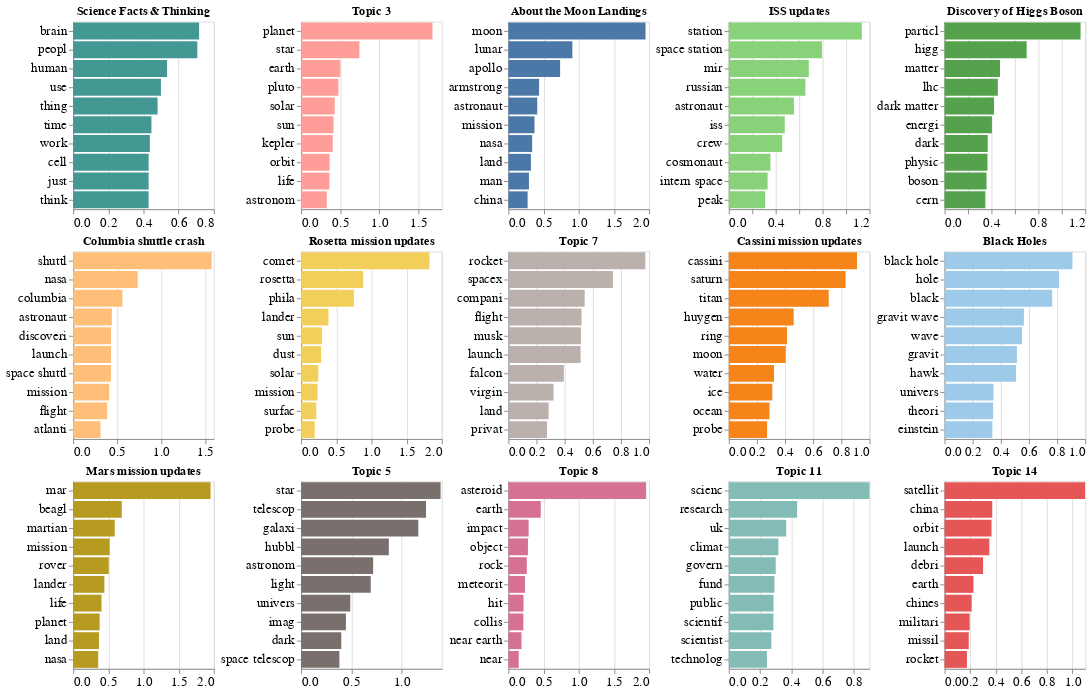

This figure's notebook cell:
### Markdown cell above
The top 10 scoring terms by topic are visualized below
- `LEFT JOIN` is not required since the `DF`s focus on topics only

### Code cell
altair_plot_grid_by_column(
    df_topic_word_factors.merge(
        df_named_topics.reset_index()[["topic_num", "best"]], on="topic_num"
    ),
    xvar="weight",
    yvar="term",
    col2grid="best",
    space_between_plots=5,
    fig_size=(150, 200),
)

### Figure 1 — Vega-Lite specification as saved in the notebook (floating-point values rounded to 4 significant figures)
{"config": {"view": {"continuousWidth": 400, "continuousHeight": 300}, "axis": {"labelFontSize": 14, "titleFontSize": 14}, "concat": {"spacing": 5}}, "hconcat": [{"vconcat": [{"data": {"name": "data-5f2f902c125517a0bd62551b4b925a36"}, "mark": "bar", "encoding": {"color": {"type": "nominal", "field": "best", "legend": null, "scale": {"scheme": "tableau20"}}, "x": {"type": "quantitative", "field": "weight", "title": ""}, "y": {"type": "nominal", "field": "term", "sort": "-x", "title": ""}}, "height": 200, "title": "Science Facts & Thinking", "width": 150}, {"data": {"name": "data-7be68757093e061962dcfca67b68d973"}, "mark": "bar", "encoding": {"color": {"type": "nominal", "field": "best", "legend": null, "scale": {"scheme": "tableau20"}}, "x": {"type": "quantitative", "field": "weight", "title": ""}, "y": {"type": "nominal", "field": "term", "sort": "-x", "title": ""}}, "height": 200, "title": "Columbia shuttle crash", "width": 150}, {"data": {"name": "data-cd44a6752b87479c40b8d39a5d93fbf9"}, "mark": "bar", "encoding": {"color": {"type": "nominal", "field": "best", "legend": null, "scale": {"scheme": "tableau20"}}, "x": {"type": "quantitative", "field": "weight", "title": ""}, "y": {"type": "nominal", "field": "term", "sort": "-x", "title": ""}}, "height": 200, "title": "Mars mission updates", "width": 150}]}, {"vconcat": [{"data": {"name": "data-24303103f6dc3bae204fbdac6fd3cb4b"}, "mark": "bar", "encoding": {"color": {"type": "nominal", "field": "best", "legend": null, "scale": {"scheme": "tableau20"}}, "x": {"type": "quantitative", "field": "weight", "title": ""}, "y": {"type": "nominal", "field": "term", "sort": "-x", "title": ""}}, "height": 200, "title": "Topic 3", "width": 150}, {"data": {"name": "data-bfe85b900f784753ee87856f09db6e73"}, "mark": "bar", "encoding": {"color": {"type": "nominal", "field": "best", "legend": null, "scale": {"scheme": "tableau20"}}, "x": {"type": "quantitative", "field": "weight", "title": ""}, "y": {"type": "nominal", "field": "term", "sort": "-x", "title": ""}}, "height": 200, "title": "Rosetta mission updates", "width": 150}, {"data": {"name": "data-7b892695587105156126eaa865f6c095"}, "mark": "bar", "encoding": {"color": {"type": "nominal", "field": "best", "legend": null, "scale": {"scheme": "tableau20"}}, "x": {"type": "quantitative", "field": "weight", "title": ""}, "y": {"type": "nominal", "field": "term", "sort": "-x", "title": ""}}, "height": 200, "title": "Topic 5", "width": 150}]}, {"vconcat": [{"data": {"name": "data-f64005cf51932d555f636e156ab255dd"}, "mark": "bar", "encoding": {"color": {"type": "nominal", "field": "best", "legend": null, "scale": {"scheme": "tableau20"}}, "x": {"type": "quantitative", "field": "weight", "title": ""}, "y": {"type": "nominal", "field": "term", "sort": "-x", "title": ""}}, "height": 200, "title": "About the Moon Landings", "width": 150}, {"data": {"name": "data-81758b8ed36613190d203588051f8a6d"}, "mark": "bar", "encoding": {"color": {"type": "nominal", "field": "best", "legend": null, "scale": {"scheme": "tableau20"}}, "x": {"type": "quantitative", "field": "weight", "title": ""}, "y": {"type": "nominal", "field": "term", "sort": "-x", "title": ""}}, "height": 200, "title": "Topic 7", "width": 150}, {"data": {"name": "data-9df77663b3a650c8602a456afe999a3d"}, "mark": "bar", "encoding": {"color": {"type": "nominal", "field": "best", "legend": null, "scale": {"scheme": "tableau20"}}, "x": {"type": "quantitative", "field": "weight", "title": ""}, "y": {"type": "nominal", "field": "term", "sort": "-x", "title": ""}}, "height": 200, "title": "Topic 8", "width": 150}]}, {"vconcat": [{"data": {"name": "data-1c5eb0378672ae3c93a3a9d03caf581b"}, "mark": "bar", "encoding": {"color": {"type": "nominal", "field": "best", "legend": null, "scale": {"scheme": "tableau20"}}, "x": {"type": "quantitative", "field": "weight", "title": ""}, "y": {"type": "nominal", "field": "term", "sort": "-x", "title": ""}}, "height": 200, "title": "ISS updates", "width": 150}, {"data": {"name": "data-71611c559d6fa9d7c3aaf20fcc43c938"}, "mark": "bar", "encoding": {"color": {"type": "nominal", "field": "best", "legend": null, "scale": {"scheme": "tableau20"}}, "x": {"type": "quantitative", "field": "weight", "title": ""}, "y": {"type": "nominal", "field": "term", "sort": "-x", "title": ""}}, "height": 200, "title": "Cassini mission updates", "width": 150}, {"data": {"name": "data-b17d8a847b249710a36b34d81feafaef"}, "mark": "bar", "encoding": {"color": {"type": "nominal", "field": "best", "legend": null, "scale": {"scheme": "tableau20"}}, "x": {"type": "quantitative", "field": "weight", "title": ""}, "y": {"type": "nominal", "field": "term", "sort": "-x", "title": ""}}, "height": 200, "title": "Topic 11", "width": 150}]}, {"vconcat": [{"data": {"name": "data-8d47aa6f3ee4c8594365954293bad013"}, "mark": "bar", "encoding": {"color": {"type": "nominal", "field": "best", "legend": null, "scale": {"scheme": "tableau20"}}, "x": {"type": "quantitative", "field": "weight", "title": ""}, "y": {"type": "nominal", "field": "term", "sort": "-x", "title": ""}}, "height": 200, "title": "Discovery of Higgs Boson", "width": 150}, {"data": {"name": "data-579fdf3a192ef9039f83570c73cb6fc7"}, "mark": "bar", "encoding": {"color": {"type": "nominal", "field": "best", "legend": null, "scale": {"scheme": "tableau20"}}, "x": {"type": "quantitative", "field": "weight", "title": ""}, "y": {"type": "nominal", "field": "term", "sort": "-x", "title": ""}}, "height": 200, "title": "Black Holes", "width": 150}, {"data": {"name": "data-c56f48135ccfe42e8e756807c709ab75"}, "mark": "bar", "encoding": {"color": {"type": "nominal", "field": "best", "legend": null, "scale": {"scheme": "tableau20"}}, "x": {"type": "quantitative", "field": "weight", "title": ""}, "y": {"type": "nominal", "field": "term", "sort": "-x", "title": ""}}, "height": 200, "title": "Topic 14", "width": 150}]}], "$schema": "https://vega.github.io/schema/vega-lite/v4.8.1.json", "datasets": {"data-5f2f902c125517a0bd62551b4b925a36": [{"topic_num": 0, "term": "brain", "weight": 0.716, "best": "Science Facts & Thinking"}, {"topic_num": 0, "term": "peopl", "weight": 0.706, "best": "Science Facts & Thinking"}, {"topic_num": 0, "term": "human", "weight": 0.534, "best": "Science Facts & Thinking"}, {"topic_num": 0, "term": "use", "weight": 0.499, "best": "Science Facts & Thinking"}, {"topic_num": 0, "term": "thing", "weight": 0.48, "best": "Science Facts & Thinking"}, {"topic_num": 0, "term": "time", "weight": 0.445, "best": "Science Facts & Thinking"}, {"topic_num": 0, "term": "work", "weight": 0.436, "best": "Science Facts & Thinking"}, {"topic_num": 0, "term": "cell", "weight": 0.429, "best": "Science Facts & Thinking"}, {"topic_num": 0, "term": "just", "weight": 0.429, "best": "Science Facts & Thinking"}, {"topic_num": 0, "term": "think", "weight": 0.429, "best": "Science Facts & Thinking"}], "data-7be68757093e061962dcfca67b68d973": [{"topic_num": 1, "term": "shuttl", "weight": 1.575, "best": "Columbia shuttle crash"}, {"topic_num": 1, "term": "nasa", "weight": 0.734, "best": "Columbia shuttle crash"}, {"topic_num": 1, "term": "columbia", "weight": 0.56, "best": "Columbia shuttle crash"}, {"topic_num": 1, "term": "astronaut", "weight": 0.44, "best": "Columbia shuttle crash"}, {"topic_num": 1, "term": "discoveri", "weight": 0.43, "best": "Columbia shuttle crash"}, {"topic_num": 1, "term": "launch", "weight": 0.43, "best": "Columbia shuttle crash"}, {"topic_num": 1, "term": "space shuttl", "weight": 0.429, "best": "Columbia shuttle crash"}, {"topic_num": 1, "term": "mission", "weight": 0.41, "best": "Columbia shuttle crash"}, {"topic_num": 1, "term": "flight", "weight": 0.386, "best": "Columbia shuttle crash"}, {"topic_num": 1, "term": "atlanti", "weight": 0.311, "best": "Columbia shuttle crash"}], "data-cd44a6752b87479c40b8d39a5d93fbf9": [{"topic_num": 2, "term": "mar", "weight": 1.953, "best": "Mars mission updates"}, {"topic_num": 2, "term": "beagl", "weight": 0.691, "best": "Mars mission updates"}, {"topic_num": 2, "term": "martian", "weight": 0.591, "best": "Mars mission updates"}, {"topic_num": 2, "term": "mission", "weight": 0.518, "best": "Mars mission updates"}, {"topic_num": 2, "term": "rover", "weight": 0.506, "best": "Mars mission updates"}, {"topic_num": 2, "term": "lander", "weight": 0.444, "best": "Mars mission updates"}, {"topic_num": 2, "term": "life", "weight": 0.403, "best": "Mars mission updates"}, {"topic_num": 2, "term": "planet", "weight": 0.376, "best": "Mars mission updates"}, {"topic_num": 2, "term": "land", "weight": 0.367, "best": "Mars mission updates"}, {"topic_num": 2, "term": "nasa", "weight": 0.356, "best": "Mars mission updates"}], "data-24303103f6dc3bae204fbdac6fd3cb4b": [{"topic_num": 3, "term": "planet", "weight": 1.681, "best": "Topic 3"}, {"topic_num": 3, "term": "star", "weight": 0.746, "best": "Topic 3"}, {"topic_num": 3, "term": "earth", "weight": 0.502, "best": "Topic 3"}, {"topic_num": 3, "term": "pluto", "weight": 0.477, "best": "Topic 3"}, {"topic_num": 3, "term": "solar", "weight": 0.43, "best": "Topic 3"}, {"topic_num": 3, "term": "sun", "weight": 0.415, "best": "Topic 3"}, {"topic_num": 3, "term": "kepler", "weight": 0.405, "best": "Topic 3"}, {"topic_num": 3, "term": "orbit", "weight": 0.365, "best": "Topic 3"}, {"topic_num": 3, "term": "life", "weight": 0.362, "best": "Topic 3"}, {"topic_num": 3, "term": "astronom", "weight": 0.329, "best": "Topic 3"}], "data-bfe85b900f784753ee87856f09db6e73": [{"topic_num": 4, "term": "comet", "weight": 1.825, "best": "Rosetta mission updates"}, {"topic_num": 4, "term": "rosetta", "weight": 0.882, "best": "Rosetta mission updates"}, {"topic_num": 4, "term": "phila", "weight": 0.75, "best": "Rosetta mission updates"}, {"topic_num": 4, "term": "lander", "weight": 0.389, "best": "Rosetta mission updates"}, {"topic_num": 4, "term": "sun", "weight": 0.298, "best": "Rosetta mission updates"}, {"topic_num": 4, "term": "dust", "weight": 0.284, "best": "Rosetta mission updates"}, {"topic_num": 4, "term": "solar", "weight": 0.244, "best": "Rosetta mission updates"}, {"topic_num": 4, "term": "mission", "weight": 0.234, "best": "Rosetta mission updates"}, {"topic_num": 4, "term": "surfac", "weight": 0.216, "best": "Rosetta mission updates"}, {"topic_num": 4, "term": "probe", "weight": 0.194, "best": "Rosetta mission updates"}], "data-7b892695587105156126eaa865f6c095": [{"topic_num": 5, "term": "star", "weight": 1.388, "best": "Topic 5"}, {"topic_num": 5, "term": "telescop", "weight": 1.243, "best": "Topic 5"}, {"topic_num": 5, "term": "galaxi", "weight": 1.166, "best": "Topic 5"}, {"topic_num": 5, "term": "hubbl", "weight": 0.873, "best": "Topic 5"}, {"topic_num": 5, "term": "astronom", "weight": 0.717, "best": "Topic 5"}, {"topic_num": 5, "term": "light", "weight": 0.693, "best": "Topic 5"}, {"topic_num": 5, "term": "univers", "weight": 0.489, "best": "Topic 5"}, {"topic_num": 5, "term": "imag", "weight": 0.446, "best": "Topic 5"}, {"topic_num": 5, "term": "dark", "weight": 0.4, "best": "Topic 5"}, {"topic_num": 5, "term": "space telescop", "weight": 0.381, "best": "Topic 5"}], "data-f64005cf51932d555f636e156ab255dd": [{"topic_num": 6, "term": "moon", "weight": 1.949, "best": "About the Moon Landings"}, {"topic_num": 6, "term": "lunar", "weight": 0.909, "best": "About the Moon Landings"}, {"topic_num": 6, "term": "apollo", "weight": 0.735, "best": "About the Moon Landings"}, {"topic_num": 6, "term": "armstrong", "weight": 0.436, "best": "About the Moon Landings"}, {"topic_num": 6, "term": "astronaut", "weight": 0.41, "best": "About the Moon Landings"}, {"topic_num": 6, "term": "mission", "weight": 0.371, "best": "About the Moon Landings"}, {"topic_num": 6, "term": "nasa", "weight": 0.338, "best": "About the Moon Landings"}, {"topic_num": 6, "term": "land", "weight": 0.32, "best": "About the Moon Landings"}, {"topic_num": 6, "term": "man", "weight": 0.292, "best": "About the Moon Landings"}, {"topic_num": 6, "term": "china", "weight": 0.273, "best": "About the Moon Landings"}], "data-81758b8ed36613190d203588051f8a6d": [{"topic_num": 7, "term": "rocket", "weight": 0.973, "best": "Topic 7"}, {"topic_num": 7, "term": "spacex", "weight": 0.743, "best": "Topic 7"}, {"topic_num": 7, "term": "compani", "weight": 0.542, "best": "Topic 7"}, {"topic_num": 7, "term": "flight", "weight": 0.52, "best": "Topic 7"}, {"topic_num": 7, "term": "musk", "weight": 0.515, "best": "Topic 7"}, {"topic_num": 7, "term": "launch", "weight": 0.513, "best": "Topic 7"}, {"topic_num": 7, "term": "falcon", "weight": 0.394, "best": "Topic 7"}, {"topic_num": 7, "term": "virgin", "weight": 0.321, "best": "Topic 7"}, {"topic_num": 7, "term": "land", "weight": 0.286, "best": "Topic 7"}, {"topic_num": 7, "term": "privat", "weight": 0.274, "best": "Topic 7"}], "data-9df77663b3a650c8602a456afe999a3d": [{"topic_num": 8, "term": "asteroid", "weight": 1.958, "best": "Topic 8"}, {"topic_num": 8, "term": "earth", "weight": 0.46, "best": "Topic 8"}, {"topic_num": 8, "term": "impact", "weight": 0.288, "best": "Topic 8"}, {"topic_num": 8, "term": "object", "weight": 0.278, "best": "Topic 8"}, {"topic_num": 8, "term": "rock", "weight": 0.262, "best": "Topic 8"}, {"topic_num": 8, "term": "meteorit", "weight": 0.236, "best": "Topic 8"}, {"topic_num": 8, "term": "hit", "weight": 0.215, "best": "Topic 8"}, {"topic_num": 8, "term": "collis", "weight": 0.213, "best": "Topic 8"}, {"topic_num": 8, "term": "near earth", "weight": 0.186, "best": "Topic 8"}, {"topic_num": 8, "term": "near", "weight": 0.147, "best": "Topic 8"}], "data-1c5eb0378672ae3c93a3a9d03caf581b": [{"topic_num": 9, "term": "station", "weight": 1.134, "best": "ISS updates"}, {"topic_num": 9, "term": "space station", "weight": 0.794, "best": "ISS updates"}, {"topic_num": 9, "term": "mir", "weight": 0.682, "best": "ISS updates"}, {"topic_num": 9, "term": "russian", "weight": 0.653, "best": "ISS updates"}, {"topic_num": 9, "term": "astronaut", "weight": 0.555, "best": "ISS updates"}, {"topic_num": 9, "term": "iss", "weight": 0.477, "best": "ISS updates"}, {"topic_num": 9, "term": "crew", "weight": 0.455, "best": "ISS updates"}, {"topic_num": 9, "term": "cosmonaut", "weight": 0.355, "best": "ISS updates"}, {"topic_num": 9, "term": "intern space", "weight": 0.331, "best": "ISS updates"}, {"topic_num": 9, "term": "peak", "weight": 0.31, "best": "ISS updates"}], "data-71611c559d6fa9d7c3aaf20fcc43c938": [{"topic_num": 10, "term": "cassini", "weight": 0.911, "best": "Cassini mission updates"}, {"topic_num": 10, "term": "saturn", "weight": 0.83, "best": "Cassini mission updates"}, {"topic_num": 10, "term": "titan", "weight": 0.71, "best": "Cassini mission updates"}, {"topic_num": 10, "term": "huygen", "weight": 0.461, "best": "Cassini mission updates"}, {"topic_num": 10, "term": "ring", "weight": 0.414, "best": "Cassini mission updates"}, {"topic_num": 10, "term": "moon", "weight": 0.404, "best": "Cassini mission updates"}, {"topic_num": 10, "term": "water", "weight": 0.321, "best": "Cassini mission updates"}, {"topic_num": 10, "term": "ice", "weight": 0.309, "best": "Cassini mission updates"}, {"topic_num": 10, "term": "ocean", "weight": 0.289, "best": "Cassini mission updates"}, {"topic_num": 10, "term": "probe", "weight": 0.272, "best": "Cassini mission updates"}], "data-b17d8a847b249710a36b34d81feafaef": [{"topic_num": 11, "term": "scienc", "weight": 0.9, "best": "Topic 11"}, {"topic_num": 11, "term": "research", "weight": 0.437, "best": "Topic 11"}, {"topic_num": 11, "term": "uk", "weight": 0.367, "best": "Topic 11"}, {"topic_num": 11, "term": "climat", "weight": 0.317, "best": "Topic 11"}, {"topic_num": 11, "term": "govern", "weight": 0.3, "best": "Topic 11"}, {"topic_num": 11, "term": "fund", "weight": 0.292, "best": "Topic 11"}, {"topic_num": 11, "term": "public", "weight": 0.286, "best": "Topic 11"}, {"topic_num": 11, "term": "scientif", "weight": 0.285, "best": "Topic 11"}, {"topic_num": 11, "term": "scientist", "weight": 0.272, "best": "Topic 11"}, {"topic_num": 11, "term": "technolog", "weight": 0.244, "best": "Topic 11"}], "data-8d47aa6f3ee4c8594365954293bad013": [{"topic_num": 12, "term": "particl", "weight": 1.16, "best": "Discovery of Higgs Boson"}, {"topic_num": 12, "term": "higg", "weight": 0.7, "best": "Discovery of Higgs Boson"}, {"topic_num": 12, "term": "matter", "weight": 0.473, "best": "Discovery of Higgs Boson"}, {"topic_num": 12, "term": "lhc", "weight": 0.454, "best": "Discovery of Higgs Boson"}, {"topic_num": 12, "term": "dark matter", "weight": 0.422, "best": "Discovery of Higgs Boson"}, {"topic_num": 12, "term": "energi", "weight": 0.404, "best": "Discovery of Higgs Boson"}, {"topic_num": 12, "term": "dark", "weight": 0.368, "best": "Discovery of Higgs Boson"}, {"topic_num": 12, "term": "physic", "weight": 0.366, "best": "Discovery of Higgs Boson"}, {"topic_num": 12, "term": "boson", "weight": 0.358, "best": "Discovery of Higgs Boson"}, {"topic_num": 12, "term": "cern", "weight": 0.348, "best": "Discovery of Higgs Boson"}], "data-579fdf3a192ef9039f83570c73cb6fc7": [{"topic_num": 13, "term": "black hole", "weight": 0.909, "best": "Black Holes"}, {"topic_num": 13, "term": "hole", "weight": 0.813, "best": "Black Holes"}, {"topic_num": 13, "term": "black", "weight": 0.765, "best": "Black Holes"}, {"topic_num": 13, "term": "gravit wave", "weight": 0.564, "best": "Black Holes"}, {"topic_num": 13, "term": "wave", "weight": 0.551, "best": "Black Holes"}, {"topic_num": 13, "term": "gravit", "weight": 0.514, "best": "Black Holes"}, {"topic_num": 13, "term": "hawk", "weight": 0.508, "best": "Black Holes"}, {"topic_num": 13, "term": "univers", "weight": 0.348, "best": "Black Holes"}, {"topic_num": 13, "term": "theori", "weight": 0.345, "best": "Black Holes"}, {"topic_num": 13, "term": "einstein", "weight": 0.34, "best": "Black Holes"}], "data-c56f48135ccfe42e8e756807c709ab75": [{"topic_num": 14, "term": "satellit", "weight": 1.098, "best": "Topic 14"}, {"topic_num": 14, "term": "china", "weight": 0.373, "best": "Topic 14"}, {"topic_num": 14, "term": "orbit", "weight": 0.367, "best": "Topic 14"}, {"topic_num": 14, "term": "launch", "weight": 0.35, "best": "Topic 14"}, {"topic_num": 14, "term": "debri", "weight": 0.301, "best": "Topic 14"}, {"topic_num": 14, "term": "earth", "weight": 0.226, "best": "Topic 14"}, {"topic_num": 14, "term": "chines", "weight": 0.212, "best": "Topic 14"}, {"topic_num": 14, "term": "militari", "weight": 0.196, "best": "Topic 14"}, {"topic_num": 14, "term": "missil", "weight": 0.189, "best": "Topic 14"}, {"topic_num": 14, "term": "rocket", "weight": 0.175, "best": "Topic 14"}]}}
